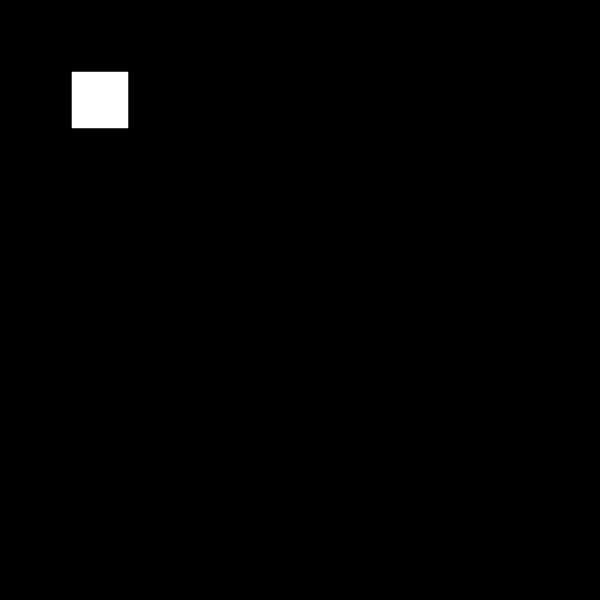
Frame 1 (no input)
Frame 60 (no input): identical to frame 1, image omitted
Frame 120 (the mouse pressed at the canvas centre since frame 60): identical to frame 1, image omitted

The p5.js sketch that drew this single still picture (run headless with seeded random() and noise() and a simulated clock; from frame 60 on, the mouse is pressed at the canvas centre):

// p5.js sketch
// ── sketch.js

let tops = []

let spade_len = 40

let hori_dis;

function setup()
{
    createCanvas(600, 600);
    colorMode(RGB, 1);

    background(0)


    hori_dis = spade_len * sin(PI/3) * 2// distance between the centers of 2 adjacent spades.

    print(cos(PI/6))

    // for (let i = 0; i < width; i += hori_dis) 
    // {
    //     //for (let j = 0; j < 2; j++) 
    //     {
    //         //print(i)
    //         tops.push(new Top(i, j * 50));

    //     }


    // }

}


function draw()
{
    background(0)

    noStroke()
 
    //if (frameCount % 60 == 0) print(frameRate())
    translate(100, 100)
    beginShape()

        for (var angle = PI/4; angle < TWO_PI + PI/4; angle += TWO_PI/4)
        {
            var r = spade_len
            var x = r * cos(angle)
            var y = r * sin(angle)

            vertex(x, y)
        }

    endShape()






    // for (let i = 0; i < tops.length; i++) 
    // {
    // //stars[i].show();
    //     tops[i].show();
    // }

}
// ── left.js
class Left
{
	constructor()
	{
		this.initSize = random(2, 6)

		this.size = 0 // give it a value, so it's not null

		this.radius = random(35, 300)

		this.alpha = 1

		this.angle = random(0, 360)
		this.speed = random(0.005, 0.02)

		this.trail = []

		//this.brightness = random(0.2, 1)

		this.color = random()

		this.max = this.radius/8
		//Math.floor(Math.random() * 30)
	}

	update()
	{
		this.x = width/2 + this.radius * Math.cos(this.angle)
		this.y = height/2 + this.radius * Math.sin(this.angle)


		//print(this.size)


		this.trail.push([this.x, this.y])

	    for (let i = this.trail.length; i > 0; i--) //minus because the last one is the first, brightest one
	    {
	        if (this.color > 0.6) fill(0.7, 0.17, 0.17, this.alpha)
	        else fill(1, this.alpha);
	        

	    	//print(this.trail)


	        ellipse(this.trail[i-1][0], this.trail[i-1][1], this.size)

	        if(this.trail.length > this.max)
	        {
	          this.trail.splice(0, 1);
	          this.alpha = 1;
	          this.size = this.initSize;
	        }
	    
	        this.alpha -= 0.05;




	        this.size -= 0.005;

	    }

	    this.angle += this.speed;
	}
	

}
// ── right.js
class Right
{
	constructor()
	{
		this.initSize = random(2, 6)

		this.size = 0 // give it a value, so it's not null

		this.radius = random(35, 300)

		this.alpha = 1

		this.angle = random(0, 360)
		this.speed = random(0.005, 0.02)

		this.trail = []

		//this.brightness = random(0.2, 1)

		this.color = random()

		this.max = this.radius/8
		//Math.floor(Math.random() * 30)
	}

	update()
	{
		this.x = width/2 + this.radius * Math.cos(this.angle)
		this.y = height/2 + this.radius * Math.sin(this.angle)


		//print(this.size)


		this.trail.push([this.x, this.y])

	    for (let i = this.trail.length; i > 0; i--) //minus because the last one is the first, brightest one
	    {
	        if (this.color > 0.6) fill(0.7, 0.17, 0.17, this.alpha)
	        else fill(1, this.alpha);
	        

	    	//print(this.trail)


	        ellipse(this.trail[i-1][0], this.trail[i-1][1], this.size)

	        if(this.trail.length > this.max)
	        {
	          this.trail.splice(0, 1);
	          this.alpha = 1;
	          this.size = this.initSize;
	        }
	    
	        this.alpha -= 0.05;




	        this.size -= 0.005;

	    }

	    this.angle += this.speed;
	}
	

}
// ── top.js
class Top
{
	constructor(x, y)
	{
		this.x = x
		this.y = y
	}

	show()
	{
    beginShape()

	    for (var angle = 0; angle < TWO_PI; angle += TWO_PI/3)
	    {
	    	var r = spade_len
	    	var x = r * cos(angle)
	    	var y = r * sin(angle)

	    	vertex(x, y)
	    }

	endShape()
	}
	

}
